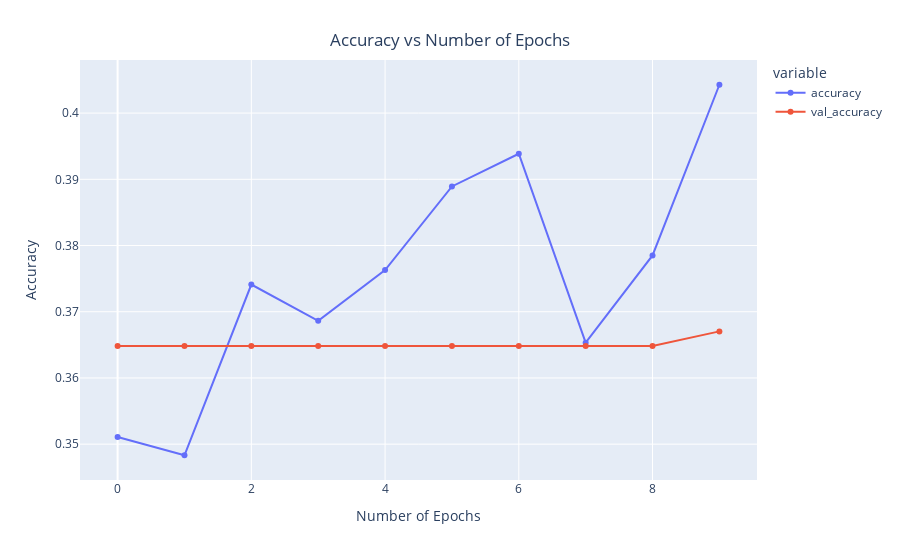

Here is the notebook cell this chart was saved with:
### Code cell
x = px.line(data_frame= history, y= ["accuracy", "val_accuracy"],markers = True )
x.update_xaxes (title="Number of Epochs")
x.update_yaxes (title = "Accuracy")
x.update_layout (showlegend = True,
title = {
'text': 'Accuracy vs Number of Epochs',
'y' :0.94,
'x': 0.5,
'xanchor': 'center',
'yanchor': 'top'})
x.show()

### Figure 1 — Plotly figure (JSON) as saved in the notebook; plotly's stock layout.template omitted (floating-point values rounded to 4 significant figures)
{"data": [{"hovertemplate": "variable=accuracy<br>index=%{x}<br>value=%{y}<extra></extra>", "legendgroup": "accuracy", "line": {"color": "#636efa", "dash": "solid"}, "marker": {"symbol": "circle"}, "mode": "markers+lines", "name": "accuracy", "orientation": "v", "showlegend": true, "type": "scatter", "x": [0, 1, 2, 3, 4, 5, 6, 7, 8, 9], "xaxis": "x", "y": [0.3511, 0.3483, 0.3741, 0.3686, 0.3763, 0.3889, 0.3939, 0.3653, 0.3785, 0.4043], "yaxis": "y"}, {"hovertemplate": "variable=val_accuracy<br>index=%{x}<br>value=%{y}<extra></extra>", "legendgroup": "val_accuracy", "line": {"color": "#EF553B", "dash": "solid"}, "marker": {"symbol": "circle"}, "mode": "markers+lines", "name": "val_accuracy", "orientation": "v", "showlegend": true, "type": "scatter", "x": [0, 1, 2, 3, 4, 5, 6, 7, 8, 9], "xaxis": "x", "y": [0.3648, 0.3648, 0.3648, 0.3648, 0.3648, 0.3648, 0.3648, 0.3648, 0.3648, 0.367], "yaxis": "y"}], "layout": {"legend": {"title": {"text": "variable"}, "tracegroupgap": 0}, "margin": {"t": 60}, "showlegend": true, "title": {"text": "Accuracy vs Number of Epochs", "x": 0.5, "xanchor": "center", "y": 0.94, "yanchor": "top"}, "xaxis": {"anchor": "y", "domain": [0, 1], "title": {"text": "Number of Epochs"}}, "yaxis": {"anchor": "x", "domain": [0, 1], "title": {"text": "Accuracy"}}}}
